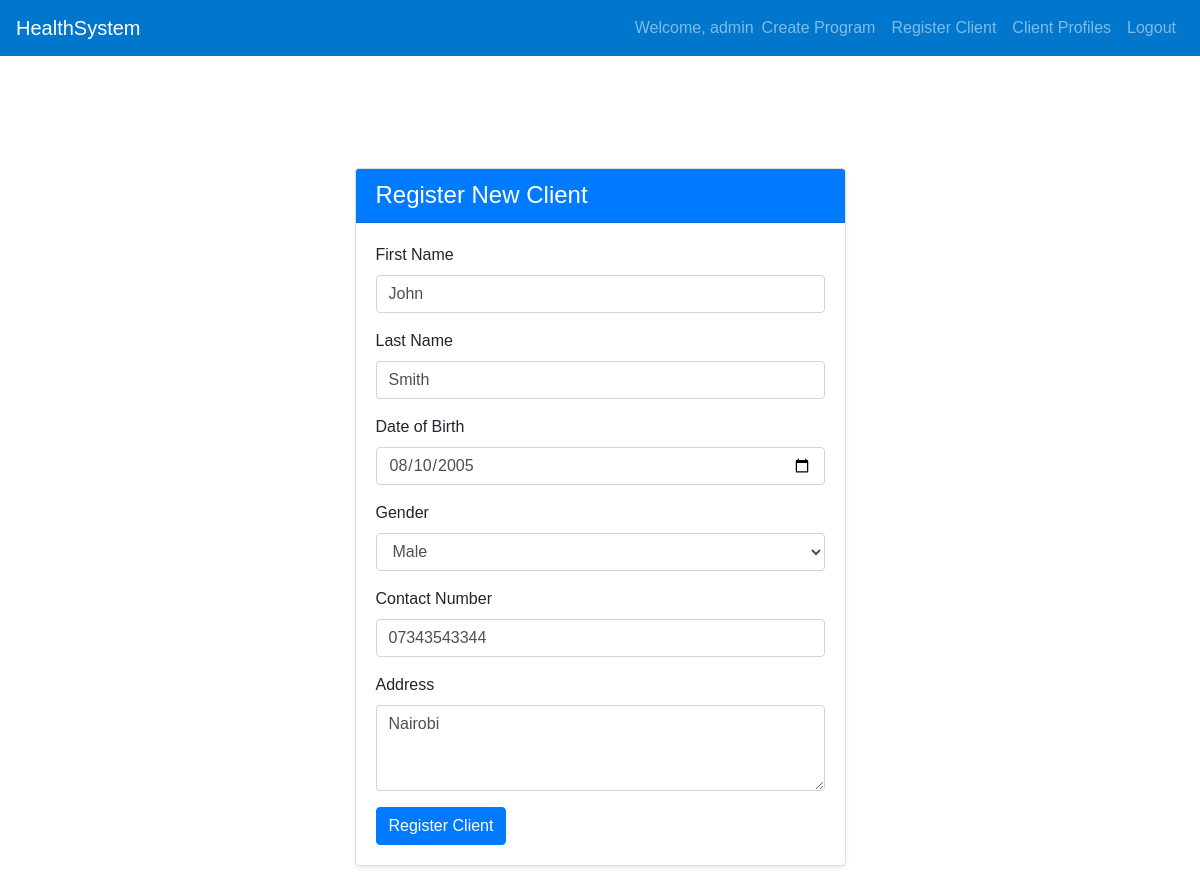
The page /clients/edit/3/ (signed in) on the database its author committed.
### health/models.py (models this page shows, shortened)
class Client(models.Model):
    first_name = models.CharField(max_length=100)
    last_name = models.CharField(max_length=100)
    date_of_birth = models.DateField()
    gender_choices = [('M', 'Male'), ('F', 'Female'), ('O', 'Other')]
    gender = models.CharField(max_length=1, choices=gender_choices)
    contact_number = models.CharField(max_length=15, blank=True)
    address = models.TextField(blank=True)
    enrolled_programs = models.ManyToManyField(HealthProgram, blank=True)

### health/views.py (the view)
# urls.py: path('clients/edit/<int:client_id>/', views.edit_client, name='edit_client'),
def edit_client(request, client_id):
    client = get_object_or_404(Client, id=client_id)
    if request.method == 'POST':
        form = ClientForm(request.POST, instance=client)
        if form.is_valid():
            form.save()
            return redirect('client_list')
    else:
        form = ClientForm(instance=client)
    return render(request, 'register_client.html', {'form': form})

### health/forms.py
class ClientForm(forms.ModelForm):
    class Meta:
        model = Client
        fields = ['first_name', 'last_name', 'date_of_birth', 'gender', 'contact_number', 'address']
        widgets = {
            'first_name': forms.TextInput(attrs={'class': 'form-control'}),
            'last_name': forms.TextInput(attrs={'class': 'form-control'}),
            'date_of_birth': forms.DateInput(attrs={'class': 'form-control', 'type': 'date'}),
            'gender': forms.Select(attrs={'class': 'form-control'}),
            'contact_number': forms.TextInput(attrs={'class': 'form-control'}),
            'address': forms.Textarea(attrs={'class': 'form-control', 'rows': 3}),
        }

### health/templates/register_client.html (shortened to what this page needs)
{% extends 'base.html' %}
{% block content %}
<div class="container mt-5">
    <div class="row justify-content-center">
        <div class="col-md-8 col-lg-6">
            <div class="card shadow-sm">
                <div class="card-header bg-primary text-white">
                    <h4 class="mb-0">Register New Client</h4>
                </div>
                <div class="card-body">
                    <form method="post">
                        <div class="mb-3">
                            <label for="id_first_name" class="form-label">First Name</label>
                            {{ form.first_name }}
                        </div>
                        <div class="mb-3">
                            <label for="id_last_name" class="form-label">Last Name</label>
                            {{ form.last_name }}
                        </div>
                        <div class="mb-3">
                            <label for="id_date_of_birth" class="form-label">Date of Birth</label>
                            {{ form.date_of_birth }}
                        </div>
                        <div class="mb-3">
                            <label for="id_gender" class="form-label">Gender</label>
                            {{ form.gender }}
                        </div>
                        <div class="mb-3">
                            <label for="id_contact_number" class="form-label">Contact Number</label>
                            {{ form.contact_number }}
                        </div>
                        <div class="mb-3">
                            <label for="id_address" class="form-label">Address</label>
                            {{ form.address }}
                        </div>
                        <div class="d-grid">
                            <button type="submit" class="btn btn-primary">Register Client</button>
                        </div>
                    </form>
                </div>
            </div>
        </div>
    </div>
</div>
{% endblock %}

### health/templates/base.html (shortened to what this page needs)
<!DOCTYPE html>
<html lang="en">
<head>
    <link href="https://stackpath.bootstrapcdn.com/bootstrap/4.5.2/css/bootstrap.min.css" rel="stylesheet">
</head>
<body>
    <nav class="navbar navbar-expand-lg navbar-dark">
        <a class="navbar-brand" href="#">HealthSystem</a>
        <div class="collapse navbar-collapse" id="navbarNav">
            <ul class="navbar-nav ml-auto">
                {% if user.is_authenticated %}
                    <li class="nav-item">
                        <span class="navbar-text">Welcome, {{ user.username }}</span>
                    </li>
                    <li class="nav-item">
                        <a class="nav-link" href="{% url 'create_program' %}">Create Program</a>
                    </li>
                    <li class="nav-item">
                        <a class="nav-link" href="{% url "register_client" %}">Register Client</a>
                    </li>
                    <li class="nav-item">
                        <a class="nav-link" href="#">Client Profiles</a>
                    </li>
                    <li class="nav-item">
                        <a class="nav-link" href="{% url 'admin:logout' %}">Logout</a>
                    </li>
                {% else %}
                    <li class="nav-item">
                        <a class="nav-link" href="{% url 'admin:login' %}">Login</a>
                    </li>
                {% endif %}
            </ul>
        </div>
    </nav>
    <div class="container">
        {% block content %}{% endblock %}
    </div>
</body>
</html>

### health/templates/base.html (style rules this page uses)
body { font-family: Arial, sans-serif; margin: 0; }
.navbar { background-color: #0077cc; }
.container { padding: 2em; }

### rows shown on the page
Client: first_name "John", last_name "Smith", date_of_birth "08/10/2005", gender "Male", contact_number "07343543344", address "Nairobi"

### other values the page prints
{{ user.username }} "admin"
